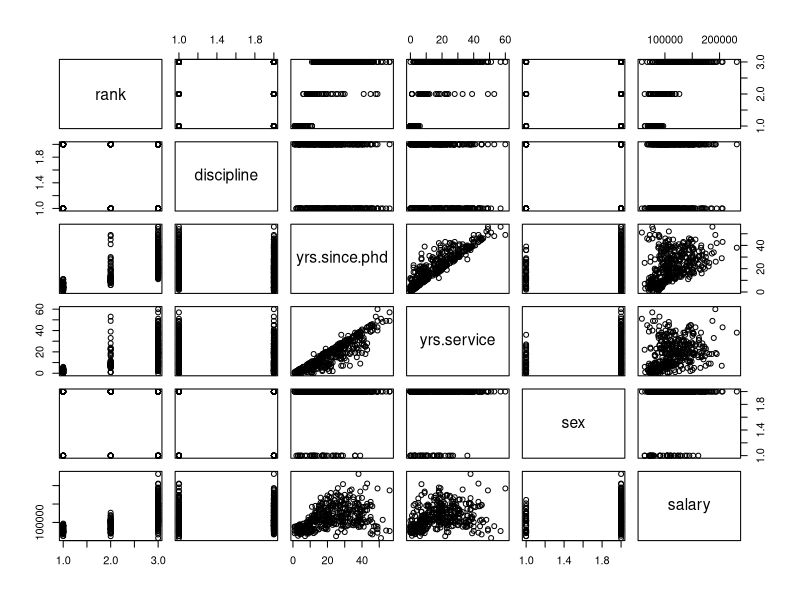
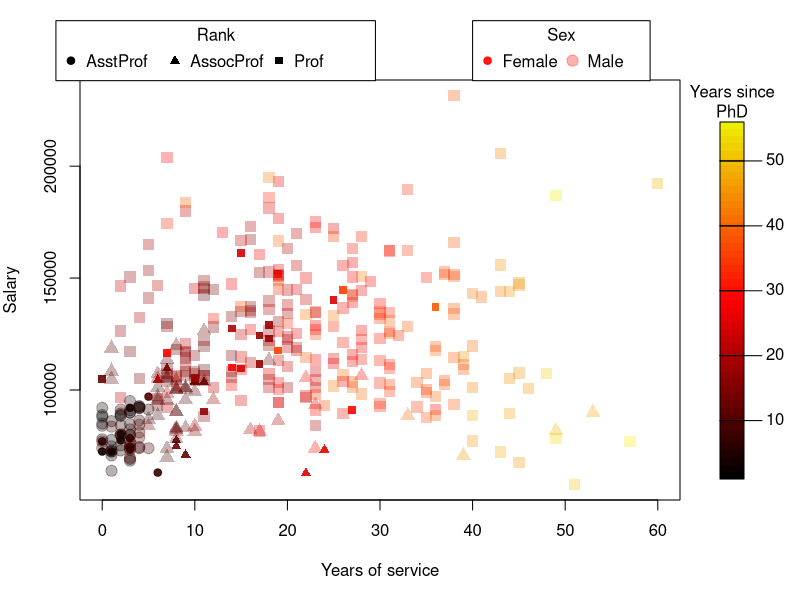

Source code (R) for these figures, in order:
# 25.1
library(car)
?Salaries
summary(Salaries)
pairs(Salaries)

col1 <- colorRampPalette(c("black","red","yellow2"))
col2 <- colorRamp(c("black","red","yellow2"))

rank.pch <- c(19, 17, 15)[as.numeric(Salaries$rank)]
sex.cex <- c(1, 1.5)[as.numeric(Salaries$sex)]

normalize <- function(datavec) {
  lo <- min(datavec, na.rm=TRUE)
  up <- max(datavec, na.rm=TRUE)
  datanorm <- (datavec - lo) / (up - lo)
  return(datanorm)
}

phd.norm <- normalize(Salaries$yrs.since.phd)
phd.col <- rgb(col2(phd.norm), maxColorValue = 255)

phd.col[Salaries$sex == "Female"] <-
  adjustcolor(phd.col[Salaries$sex == "Female"], alpha = 0.9)
phd.col[Salaries$sex == "Male"] <-
  adjustcolor(phd.col[Salaries$sex == "Male"], alpha = 0.3)

par(mar=c(5, 4, 4, 6))
plot(Salaries$salary~Salaries$yrs.service,
     col = phd.col, pch = rank.pch, cex = sex.cex,
     xlab = "Years of service", ylab = "Salary")

legend(-5, 265000, legend = levels(Salaries$rank), title = "Rank",
       pch = c(19, 17, 15), xpd = TRUE, horiz = TRUE)
legend(40, 265000, legend = levels(Salaries$sex), title = "Sex",
       pch = c(19, 19), pt.cex = c(1, 1.5),
       col = c(adjustcolor("red", 0.9), adjustcolor("red", 0.3)),
       xpd = TRUE, horiz = T)

library("shape")
colorlegend(col = col1(50), zlim = range(Salaries$yrs.since.phd),
            zval = seq(10, 50, 10), main = "Years since\nPhD")

# skip h - l